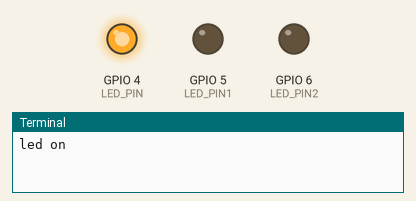
Bench run of a program on a simulated Raspberry Pi (BCM pin numbers). On the bench: output pins drawn as LEDs (lit = HIGH), the last lines printed to the terminal. At 6.0 s the program stops and its outputs stay as they are.

Above: at 0.1 s.
At 2.1 s:
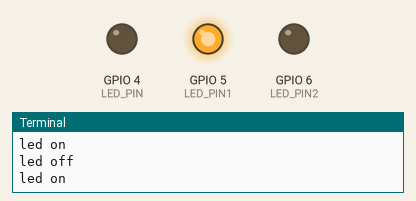
At 4.1 s:
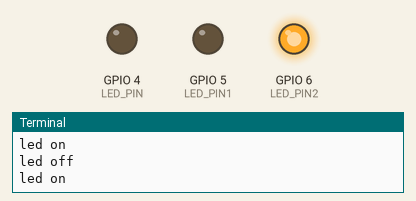
At 6.1 s:
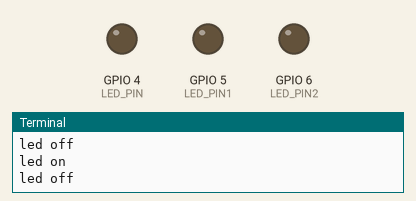
Timing chart, 0 to 7.5 s (numbered marks = the images above):
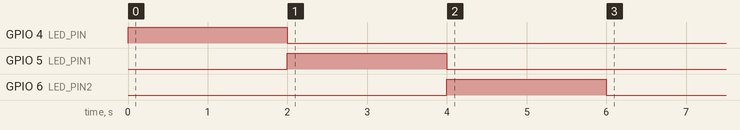

The program:

led_blink_task.py
```python
import RPi.GPIO as GPIO
import time
LED_PIN = 4
LED_PIN1 = 5
LED_PIN2 = 6

GPIO.setmode(GPIO.BCM)
GPIO.setup(LED_PIN, GPIO.OUT)
GPIO.setup(LED_PIN1, GPIO.OUT)
GPIO.setup(LED_PIN2, GPIO.OUT)


GPIO.output(LED_PIN, GPIO.HIGH)
print("led on")
time.sleep(2)
GPIO.output(LED_PIN, GPIO.LOW)
print("led off")

GPIO.output(LED_PIN1, GPIO.HIGH)
print("led on")
time.sleep(2)
GPIO.output(LED_PIN1, GPIO.LOW)
print("led off")

GPIO.output(LED_PIN2, GPIO.HIGH)
print("led on")
time.sleep(2)
GPIO.output(LED_PIN2, GPIO.LOW)
print("led off")


GPIO.cleanup() #초기화
```

Measured:
- by itself, GPIO 4 (LED_PIN): LOW → HIGH at 0.00 s, → LOW 2.0 s later
- by itself, GPIO 5 (LED_PIN1): LOW → HIGH at 2.0 s, → LOW 2.0 s later
- by itself, GPIO 6 (LED_PIN2): LOW → HIGH at 4.0 s, → LOW 2.0 s later
